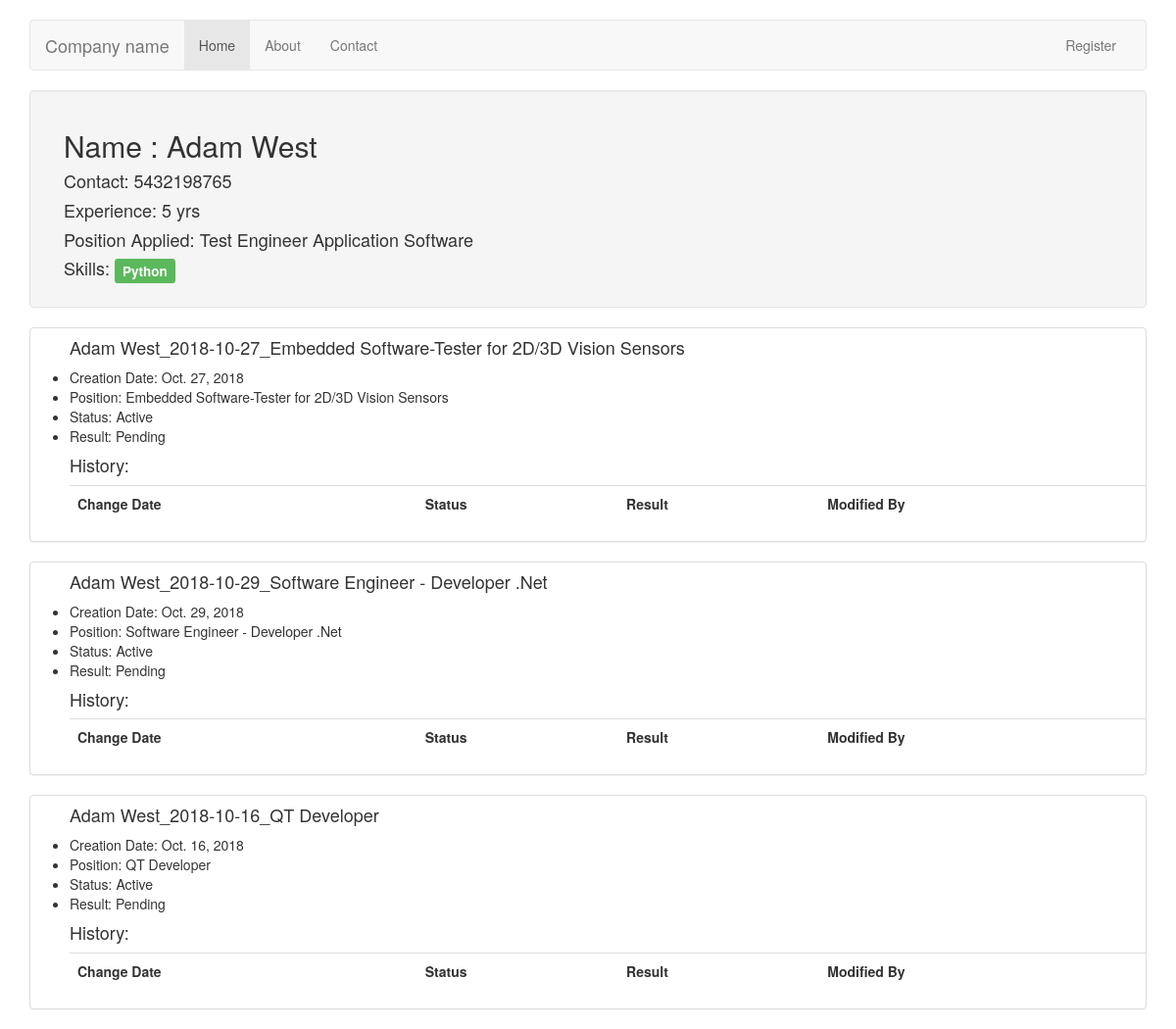
Page /candidateDetails/7/ on the committed database.
### Evaluator/models.py (models this page shows, shortened)
class Candidate(models.Model):
    name = models.CharField(max_length=40)
    contact_validator = RegexValidator(regex='\d+')
    contact_primary = models.CharField(max_length=20, validators=[contact_validator], null=True)
    experience = models.PositiveIntegerField()
    position_applied = models.ForeignKey(Position)
    vendor = models.ForeignKey(Vendor, null=True)
    skill = models.ManyToManyField(Skill)
    created_at = models.DateTimeField(default=timezone.now, editable=False)
    def __str__(self):  # __unicode__ on Python 2
        return self.name

class Position(models.Model):
    name = models.CharField(max_length=50)
    id_code = models.CharField(max_length=10)
    exp_needed = models.PositiveIntegerField(default=0)
    technology = models.TextField(default='')
    location = models.CharField(max_length=100, default='Pune')
    rating_sheet = models.ForeignKey(RatingSheet, null=True)
    type_choices = (
        ('P', 'Permanent'),
        ('T', 'Temporary'),
        ('I', 'Intern'),
                     )
    j_type = models.CharField( # This field can be shown in template as get_status_display
                        max_length=1,
                        choices=type_choices,
                        default='P'
                             )
    def __str__(self):  # __unicode__ on Python 2
        return self.name

class Skill(models.Model):
    name = models.CharField('Name', max_length=20)
    position = models.ManyToManyField(Position)

class Interview(models.Model):
    candidate = models.ForeignKey(Candidate)
    date = models.DateField()
    position = models.ForeignKey(Position)
    question_set = models.ForeignKey(QuestionSet, null=True, blank=True)
    history = HistoricalRecords()
    status_choices = (
        ('AC', 'Active'),
        ('CN', 'Cancelled'),
        ('FN', 'Finished'),
                     )
    status = models.CharField( # This field can be shown in template as get_status_display
                        max_length=2,
                        choices=status_choices,
                        default='AC'
                             )
    result_choices = (
        ('S', 'Selected'),
        ('R', 'Rejected'),
        ('J', 'Joined'),
        ('DNJ', 'Did Not Join'),
        ('TBD', 'Pending'),
                    )
    result = models.CharField( # This field can be shown in template as get_result_display
        max_length=3,
        choices=result_choices,
        default='TBD'
    )
    def __str__(self):  # __unicode__ on Python 2
        return "{0}_{1}_{2}".format(self.candidate, str(self.date), self.position)

### Evaluator/views.py (the view)
# urls.py: url(r'^candidateDetails/(?P<candidate_pk>\d+)/$', views.candi_details, name='candi_details'),
def candi_details(request, candidate_pk):
    candidate = Candidate.objects.get(pk=candidate_pk)
    interviews = Interview.objects.filter(candidate=candidate)
    args = {'candidate': candidate, 'interviews': interviews}
    return render(request, 'details_candidate.html', args)

### Evaluator/templates/details_candidate.html (shortened to what this page needs)
{% extends 'base.html' %}
{% block content %}
<div class="well">
    <div class="container">
<h2>Name : {{ candidate.name }}</h2>
<h4>Contact: {{ candidate.contact_primary }}</h4>
<h4>Experience: {{ candidate.experience }} yrs </h4>
<h4>Position Applied: {{ candidate.position_applied }}</h4>
<h4>Skills:
    {% for skill in candidate.skill.all %}
        <span class="label label-success">{{ skill.name }}</span>
    {% endfor %}
</h4>
</div>
</div>
{% for interview in interviews %}
    <div class="panel panel-default">
        <ul>
            <h4>{{ interview }}</h4>
            <li>Creation Date: {{ interview.date }}</li>
            <li>Position: {{ interview.position }}</li>
            <li>Status: {{ interview.get_status_display }}</li>
            <li>Result: {{ interview.get_result_display }}</li>
            <h4 class="mt-3">History:</h4>
        <table class="table">
            <tr>
                <th>Change Date</th>
                <th>Status</th>
                <th>Result</th>
                <th>Modified By</th>
            </tr>
        </table>
        </ul>
    </div>
{% endfor %}
{% endblock %}

### rows in the picture
Candidate: name "Adam West", contact_primary "5432198765", experience "5", position_applied "Test Engineer Application Software"
Skill: name "Python"
Interview: candidate+date+position "Adam West_2018-10-27_Embedded Software-Tester for 2D/3D Vision Sensors", date "Oct. 27, 2018", position "Embedded Software-Tester for 2D/3D Vision Sensors", status "Active", result "Pending"
Interview: candidate+date+position "Adam West_2018-10-29_Software Engineer - Developer .Net", date "Oct. 29, 2018", position "Software Engineer - Developer .Net", status "Active", result "Pending"
Interview: candidate+date+position "Adam West_2018-10-16_QT Developer", date "Oct. 16, 2018", position "QT Developer", status "Active", result "Pending"
